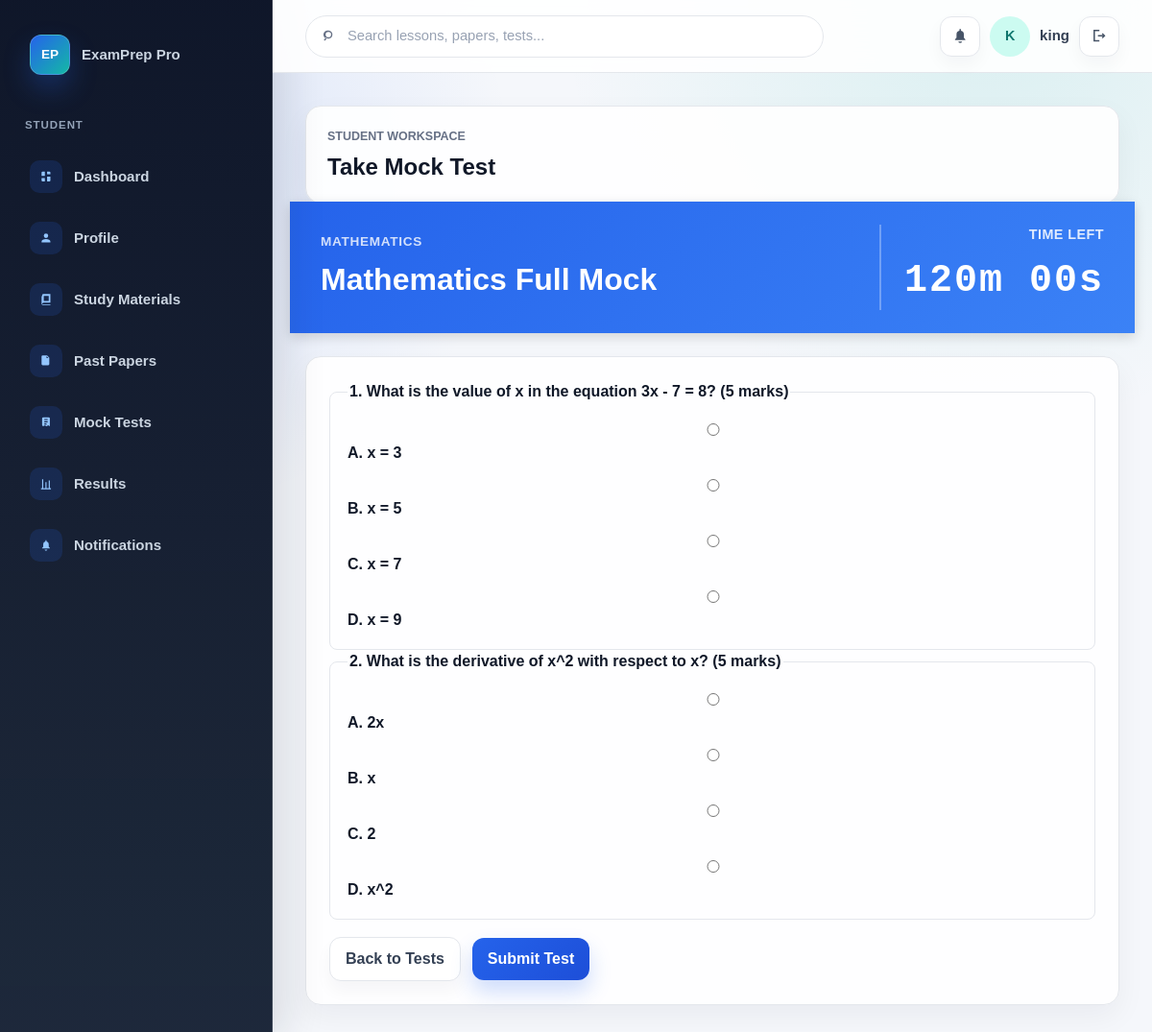
The app's page /student/mock-tests/1 (signed in) with its own data.
### tables this page shows
CREATE TABLE tests (
            id INTEGER PRIMARY KEY AUTOINCREMENT,
            title TEXT NOT NULL,
            subject TEXT DEFAULT '',
            duration INTEGER DEFAULT 60,
            marks INTEGER DEFAULT 100,
            file_url TEXT DEFAULT '',
            file_name TEXT DEFAULT ''
        );

CREATE TABLE questions (
            id INTEGER PRIMARY KEY AUTOINCREMENT,
            test_id INTEGER NOT NULL,
            text TEXT NOT NULL,
            answer TEXT DEFAULT 'A',
            marks INTEGER DEFAULT 1,
            remark TEXT DEFAULT '',
            options_json TEXT DEFAULT '[]',
            FOREIGN KEY (test_id) REFERENCES tests (id) ON DELETE CASCADE
        );

### app.py (the view)
@app.route("/student/mock-tests/<int:test_id>")
@login_required("student")
def student_take_test(test_id):
    test = MOCK_TESTS.get(test_id) or MOCK_TESTS[0]
    return render_template("student/take_test.html", title="Take Mock Test", test=test, test_id=test_id)

### app.py (called while the page is built)
def get_db():
    if "db" not in g:
        g.db = sqlite3.connect(app.config["DATABASE"])
        g.db.row_factory = sqlite3.Row
        g.db.execute("PRAGMA foreign_keys = ON")
    return g.db

def db_all(sql, params=()):
    return get_db().execute(sql, params).fetchall()

def db_one(sql, params=()):
    return get_db().execute(sql, params).fetchone()

def dashboard_for_role(role):
    return "admin_dashboard" if role == "admin" else "student_dashboard"

def login_required(role=None):
    def decorator(view):
        @wraps(view)
        def wrapped_view(*args, **kwargs):
            user_role = session.get("user_role")
            if not user_role:
                session["auth_next"] = next_path_for_request()
                return redirect(url_for("register", next=session["auth_next"]))
            if role and user_role != role:
                return redirect(url_for(dashboard_for_role(user_role)))
            return view(*args, **kwargs)
        return wrapped_view
    return decorator

@app.context_processor
def inject_navigation():
    current_user_name = session.get("user_name", "Student User")
    current_user_initials = "".join(part[:1] for part in current_user_name.split()[:2]).upper() or "SU"
    return {
        "public_nav": PUBLIC_NAV,
        "student_nav": STUDENT_NAV,
        "admin_nav": ADMIN_NAV,
        "current_user_role": session.get("user_role"),
        "current_user_name": current_user_name,
        "current_user_initials": current_user_initials,
        "current_dashboard_endpoint": dashboard_for_role(session.get("user_role", "student")),
    }

    def __getattr__(self, key):
        try:
            return self[key]
        except KeyError as exc:
            raise AttributeError(key) from exc

    def get(self, item_id):
        row = db_one(f"SELECT * FROM {self.table} WHERE id = ?", (item_id,))
        return self._record_from_row(row) if row else None

    def _record_from_row(self, row):
        return TestRecord(self, dict(row))

    def _rows(self):
        return db_all("SELECT * FROM questions WHERE test_id = ? ORDER BY id ASC", (self.test_id,))

    def _record_from_row(self, row):
        data = dict(row)
        data["options"] = json.loads(data.get("options_json") or "[]")
        data.pop("options_json", None)
        return DbRecord(self, data)

    def __iter__(self):
        return (self._record_from_row(row) for row in self._rows())

### templates/student/take_test.html (shortened to what this page needs)
{% extends "base.html" %}
{% from "macros.html" import student_shell with context %}
{% block content %}
{% call student_shell(title) %}
    <div class="test-timer-header" data-test-timer data-duration-seconds="{{ test.duration * 60 }}">
        <div class="timer-header-content">
            <div class="test-header-title">
                <p class="eyebrow">{{ test.subject }}</p>
                <h1>{{ test.title }}</h1>
            </div>
            <div class="timer-display-large">
                <span>Time left</span>
                <strong data-timer-display>{{ test.duration }}m 00s</strong>
            </div>
        </div>
    </div>
    <article class="panel test-panel" data-test-id="{{ test_id }}">
        <form method="post" action="{{ url_for('student_submit_test', test_id=test_id) }}" data-test-form>
            {% set questions = test.questions|default([]) %}
            {% if questions %}
                {% for question in questions %}
                    {% set question_idx = loop.index %}
                    <fieldset>
                        <legend>{{ question_idx }}. {{ question.text }} ({{ question.marks }} marks)</legend>
                        {% for option in question.options %}
                            {% set option_letter = ['A', 'B', 'C', 'D'][loop.index0] %}
                            <label>
                                <input type="radio" name="q{{ question_idx }}" value="{{ option_letter }}">
                                {{ option_letter }}. {{ option }}
                            </label>
                        {% endfor %}
                    </fieldset>
                {% endfor %}
            {% endif %}
            <div class="quick-actions">
                <a class="button button-secondary" href="{{ url_for('student_mock_tests') }}">Back to Tests</a>
                <button class="button" type="submit">Submit Test</button>
            </div>
        </form>
    </article>
{% endcall %}
{% endblock %}

### records on screen
tests: subject "MATHEMATICS", title "Mathematics Full Mock", duration "120"
questions: question_idx "1", text "What is the value of x in the equation 3x - 7 = 8?", marks "5", options "A" "B" "C" "D", options "x = 3" "x = 5" "x = 7" "x = 9"
questions: id "2", text "What is the derivative of x^2 with respect to x?", marks "5", options "A" "B" "C" "D", options "2x" "x" "2" "x^2"

### other values on screen
{{ label }} "Dashboard" "Profile" "Study Materials" "Past Papers" "Mock Tests" "Results" "Notifications"
{{ current_user_initials }} "K"
{{ current_user_name }} "king"
{{ title }} "Take Mock Test"
